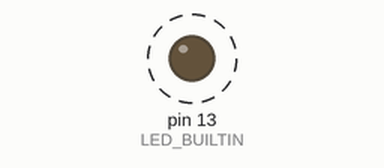
Bench run of a sketch on a simulated Arduino Uno, built with avr-gcc and run on an emulated ATmega328P. On the bench: output pins drawn as LEDs (lit = HIGH). Dashed ring = blinking.

Above: at 0.2 s.
Timing chart, 0 to 5.8 s (numbered marks = the images above):
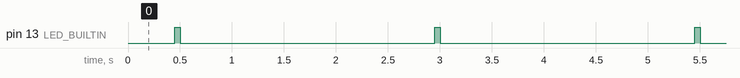

Measured:
- by itself, pin 13 (LED_BUILTIN): alternates HIGH for 0.05 s and LOW for 2.5 s

The sketch:

Send433test.ino
```cpp
/*
  Example for different sending methods

  http://code.google.com/p/rc-switch/

*/

#include <RCSwitch.h>

RCSwitch mySwitch = RCSwitch();

void setup() {

  Serial.begin(9600);

  // Transmitter is connected to Arduino Pin #10
  mySwitch.enableTransmit(10);

  // Optional set pulse length.
  // mySwitch.setPulseLength(320);

  // Optional set protocol (default is 1, will work for most outlets)
  // mySwitch.setProtocol(2);

  // Optional set number of transmission repetitions.
  // mySwitch.setRepeatTransmit(15);

  // initialize digital pin LED_BUILTIN as an output.
  pinMode(LED_BUILTIN, OUTPUT);

}

void loop() {

  /* Same switch as above, but using decimal code */
  mySwitch.send(12345, 24);
  digitalWrite(LED_BUILTIN, HIGH);
  delay(50);
  digitalWrite(LED_BUILTIN, LOW);

  delay(2000);

  mySwitch.send(110, 24);
  digitalWrite(LED_BUILTIN, HIGH);
  delay(50);
  digitalWrite(LED_BUILTIN, LOW);

  delay(2000);

  mySwitch.send(975, 24);
  digitalWrite(LED_BUILTIN, HIGH);
  delay(50);
  digitalWrite(LED_BUILTIN, LOW);

  delay(2000);

}
```
